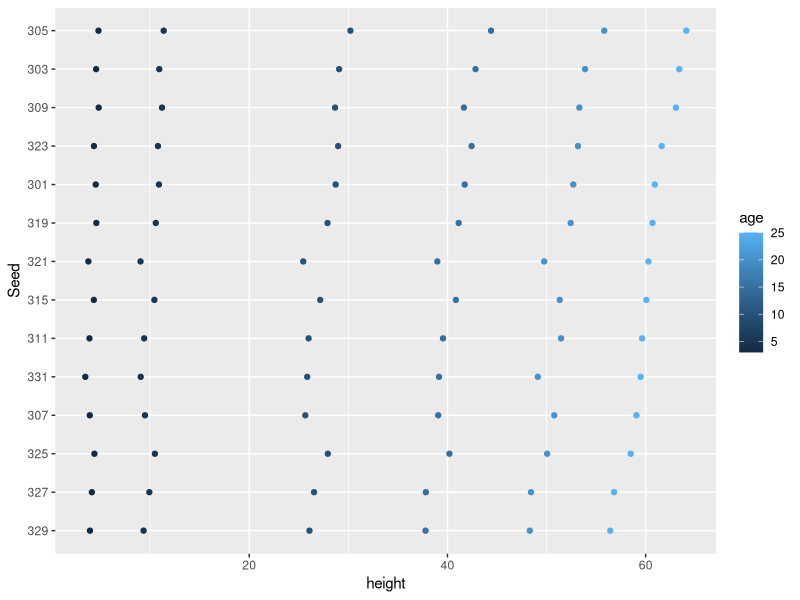

Reproduce this figure in R.
## ---- chunk 1
library(ggplot2)
## ---- chunk 2
data("Loblolly")
ggplot(Loblolly, aes(x=height, y=Seed, color=age)) + geom_point() 
